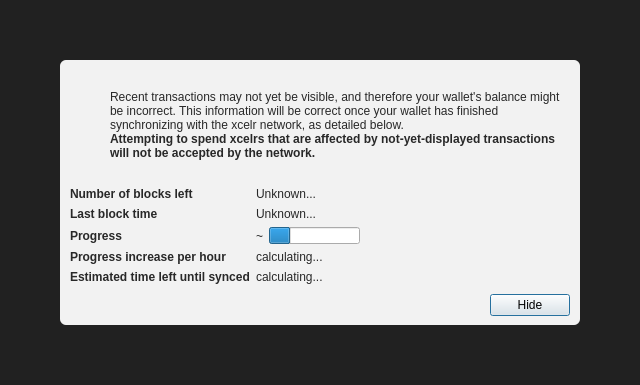
<?xml version="1.0" encoding="UTF-8"?>
<ui version="4.0">
 <class>ModalOverlay</class>
 <widget class="ModalOverlay" name="ModalOverlay">
  <property name="geometry">
   <rect>
    <x>0</x>
    <y>0</y>
    <width>640</width>
    <height>385</height>
   </rect>
  </property>
  <property name="windowTitle">
   <string>Form</string>
  </property>
  <layout class="QVBoxLayout" name="verticalLayout" stretch="0">
   <property name="sizeConstraint">
    <enum>QLayout::SetDefaultConstraint</enum>
   </property>
   <property name="leftMargin">
    <number>0</number>
   </property>
   <property name="topMargin">
    <number>0</number>
   </property>
   <property name="rightMargin">
    <number>0</number>
   </property>
   <property name="bottomMargin">
    <number>0</number>
   </property>
   <item>
    <widget class="QWidget" name="bgWidget" native="true">
     <property name="styleSheet">
      <string notr="true">#bgWidget { background: rgba(0,0,0,220); }</string>
     </property>
     <layout class="QVBoxLayout" name="verticalLayoutMain" stretch="1">
      <property name="leftMargin">
       <number>60</number>
      </property>
      <property name="topMargin">
       <number>60</number>
      </property>
      <property name="rightMargin">
       <number>60</number>
      </property>
      <property name="bottomMargin">
       <number>60</number>
      </property>
      <item>
       <widget class="QWidget" name="contentWidget" native="true">
        <property name="styleSheet">
         <string notr="true">#contentWidget { background: rgba(255,255,255,240); border-radius: 6px; }

QLabel { color: rgb(40,40,40);  }</string>
        </property>
        <layout class="QVBoxLayout" name="verticalLayoutSub" stretch="1,0,0,0">
         <property name="spacing">
          <number>0</number>
         </property>
         <property name="leftMargin">
          <number>10</number>
         </property>
         <property name="topMargin">
          <number>10</number>
         </property>
         <property name="rightMargin">
          <number>10</number>
         </property>
         <property name="bottomMargin">
          <number>10</number>
         </property>
         <item>
          <layout class="QHBoxLayout" name="horizontalLayoutIconText" stretch="0,1">
           <property name="topMargin">
            <number>20</number>
           </property>
           <item>
            <layout class="QVBoxLayout" name="verticalLayoutIcon">
             <property name="leftMargin">
              <number>0</number>
             </property>
             <item>
              <widget class="QPushButton" name="warningIcon">
               <property name="enabled">
                <bool>false</bool>
               </property>
               <property name="text">
                <string/>
               </property>
               <property name="icon">
                <iconset>
                 <normaloff>:/icons/warning</normaloff>
                 <disabledoff>:/icons/warning</disabledoff>:/icons/warning</iconset>
               </property>
               <property name="iconSize">
                <size>
                 <width>48</width>
                 <height>48</height>
                </size>
               </property>
               <property name="flat">
                <bool>true</bool>
               </property>
              </widget>
             </item>
             <item>
              <spacer name="verticalSpacerWarningIcon">
               <property name="orientation">
                <enum>Qt::Vertical</enum>
               </property>
               <property name="sizeHint" stdset="0">
                <size>
                 <width>20</width>
                 <height>40</height>
                </size>
               </property>
              </spacer>
             </item>
            </layout>
           </item>
           <item>
            <layout class="QVBoxLayout" name="verticalLayoutInfoText">
             <property name="leftMargin">
              <number>0</number>
             </property>
             <property name="topMargin">
              <number>0</number>
             </property>
             <item>
              <widget class="QLabel" name="infoText">
               <property name="text">
                <string>Recent transactions may not yet be visible, and therefore your wallet's balance might be incorrect. This information will be correct once your wallet has finished synchronizing with the xcelr network, as detailed below.</string>
               </property>
               <property name="textFormat">
                <enum>Qt::RichText</enum>
               </property>
               <property name="wordWrap">
                <bool>true</bool>
               </property>
              </widget>
             </item>
             <item>
              <widget class="QLabel" name="infoTextStrong">
               <property name="font">
                <font>
                 <weight>75</weight>
                 <bold>true</bold>
                </font>
               </property>
               <property name="text">
                <string>Attempting to spend xcelrs that are affected by not-yet-displayed transactions will not be accepted by the network.</string>
               </property>
               <property name="textFormat">
                <enum>Qt::RichText</enum>
               </property>
               <property name="wordWrap">
                <bool>true</bool>
               </property>
              </widget>
             </item>
             <item>
              <spacer name="verticalSpacerInTextSpace">
               <property name="orientation">
                <enum>Qt::Vertical</enum>
               </property>
               <property name="sizeHint" stdset="0">
                <size>
                 <width>20</width>
                 <height>40</height>
                </size>
               </property>
              </spacer>
             </item>
            </layout>
           </item>
          </layout>
         </item>
         <item>
          <spacer name="verticalSpacerAfterText">
           <property name="orientation">
            <enum>Qt::Vertical</enum>
           </property>
           <property name="sizeHint" stdset="0">
            <size>
             <width>20</width>
             <height>40</height>
            </size>
           </property>
          </spacer>
         </item>
         <item>
          <layout class="QFormLayout" name="formLayout">
           <property name="fieldGrowthPolicy">
            <enum>QFormLayout::FieldsStayAtSizeHint</enum>
           </property>
           <property name="horizontalSpacing">
            <number>6</number>
           </property>
           <property name="verticalSpacing">
            <number>6</number>
           </property>
           <property name="topMargin">
            <number>10</number>
           </property>
           <item row="0" column="0">
            <widget class="QLabel" name="labelNumberOfBlocksLeft">
             <property name="font">
              <font>
               <weight>75</weight>
               <bold>true</bold>
              </font>
             </property>
             <property name="text">
              <string>Number of blocks left</string>
             </property>
            </widget>
           </item>
           <item row="0" column="1">
            <widget class="QLabel" name="numberOfBlocksLeft">
             <property name="text">
              <string>Unknown...</string>
             </property>
            </widget>
           </item>
           <item row="1" column="0">
            <widget class="QLabel" name="labelLastBlockTime">
             <property name="font">
              <font>
               <weight>75</weight>
               <bold>true</bold>
              </font>
             </property>
             <property name="text">
              <string>Last block time</string>
             </property>
            </widget>
           </item>
           <item row="1" column="1">
            <widget class="QLabel" name="newestBlockDate">
             <property name="sizePolicy">
              <sizepolicy hsizetype="Maximum" vsizetype="Preferred">
               <horstretch>0</horstretch>
               <verstretch>0</verstretch>
              </sizepolicy>
             </property>
             <property name="text">
              <string>Unknown...</string>
             </property>
            </widget>
           </item>
           <item row="2" column="0">
            <widget class="QLabel" name="labelSyncDone">
             <property name="font">
              <font>
               <weight>75</weight>
               <bold>true</bold>
              </font>
             </property>
             <property name="text">
              <string>Progress</string>
             </property>
            </widget>
           </item>
           <item row="2" column="1">
            <layout class="QHBoxLayout" name="horizontalLayoutSync" stretch="0,1">
             <item>
              <widget class="QLabel" name="percentageProgress">
               <property name="text">
                <string notr="true">~</string>
               </property>
              </widget>
             </item>
             <item>
              <widget class="QProgressBar" name="progressBar">
               <property name="value">
                <number>24</number>
               </property>
               <property name="format">
                <string/>
               </property>
              </widget>
             </item>
            </layout>
           </item>
           <item row="4" column="0">
            <widget class="QLabel" name="labelProgressIncrease">
             <property name="font">
              <font>
               <weight>75</weight>
               <bold>true</bold>
              </font>
             </property>
             <property name="text">
              <string>Progress increase per hour</string>
             </property>
            </widget>
           </item>
           <item row="4" column="1">
            <widget class="QLabel" name="progressIncreasePerH">
             <property name="text">
              <string>calculating...</string>
             </property>
            </widget>
           </item>
           <item row="5" column="0">
            <widget class="QLabel" name="labelEstimatedTimeLeft">
             <property name="font">
              <font>
               <weight>75</weight>
               <bold>true</bold>
              </font>
             </property>
             <property name="text">
              <string>Estimated time left until synced</string>
             </property>
            </widget>
           </item>
           <item row="5" column="1">
            <widget class="QLabel" name="expectedTimeLeft">
             <property name="text">
              <string>calculating...</string>
             </property>
            </widget>
           </item>
          </layout>
         </item>
         <item>
          <layout class="QHBoxLayout" name="horizontalLayoutButtons">
           <property name="leftMargin">
            <number>10</number>
           </property>
           <property name="topMargin">
            <number>10</number>
           </property>
           <item>
            <spacer name="horizontalSpacer">
             <property name="orientation">
              <enum>Qt::Horizontal</enum>
             </property>
             <property name="sizeHint" stdset="0">
              <size>
               <width>40</width>
               <height>20</height>
              </size>
             </property>
            </spacer>
           </item>
           <item>
            <widget class="QPushButton" name="closeButton">
             <property name="text">
              <string>Hide</string>
             </property>
             <property name="focusPolicy">
              <enum>Qt::StrongFocus</enum>
             </property>
             <property name="default">
              <bool>true</bool>
             </property>
            </widget>
           </item>
          </layout>
         </item>
        </layout>
       </widget>
      </item>
     </layout>
    </widget>
   </item>
  </layout>
 </widget>
 <customwidgets>
  <customwidget>
   <class>ModalOverlay</class>
   <extends>QWidget</extends>
   <header>qt/modaloverlay.h</header>
   <container>1</container>
  </customwidget>
 </customwidgets>
 <resources/>
 <connections/>
</ui>
